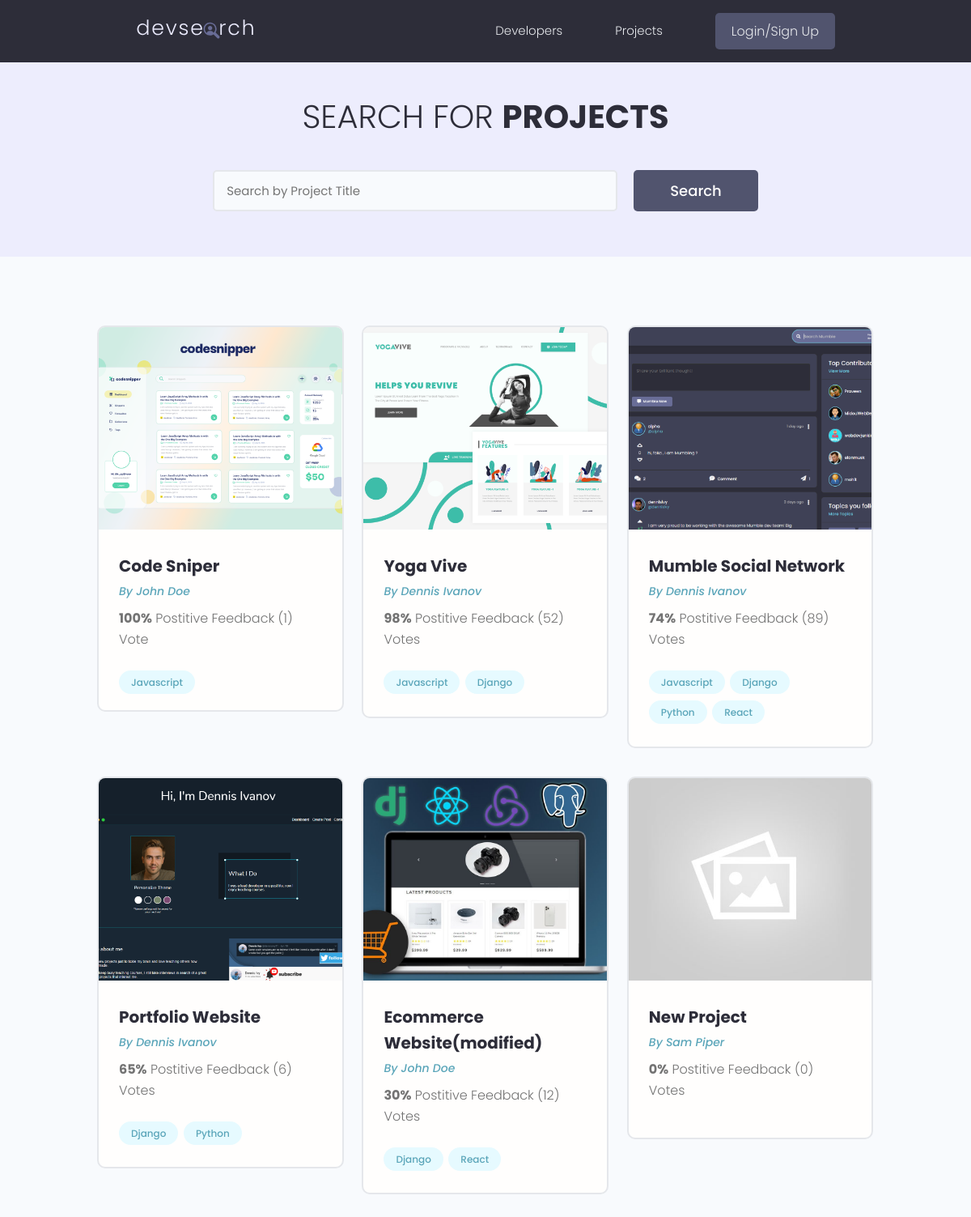
Before: /projects/?page=2 with the older database file.
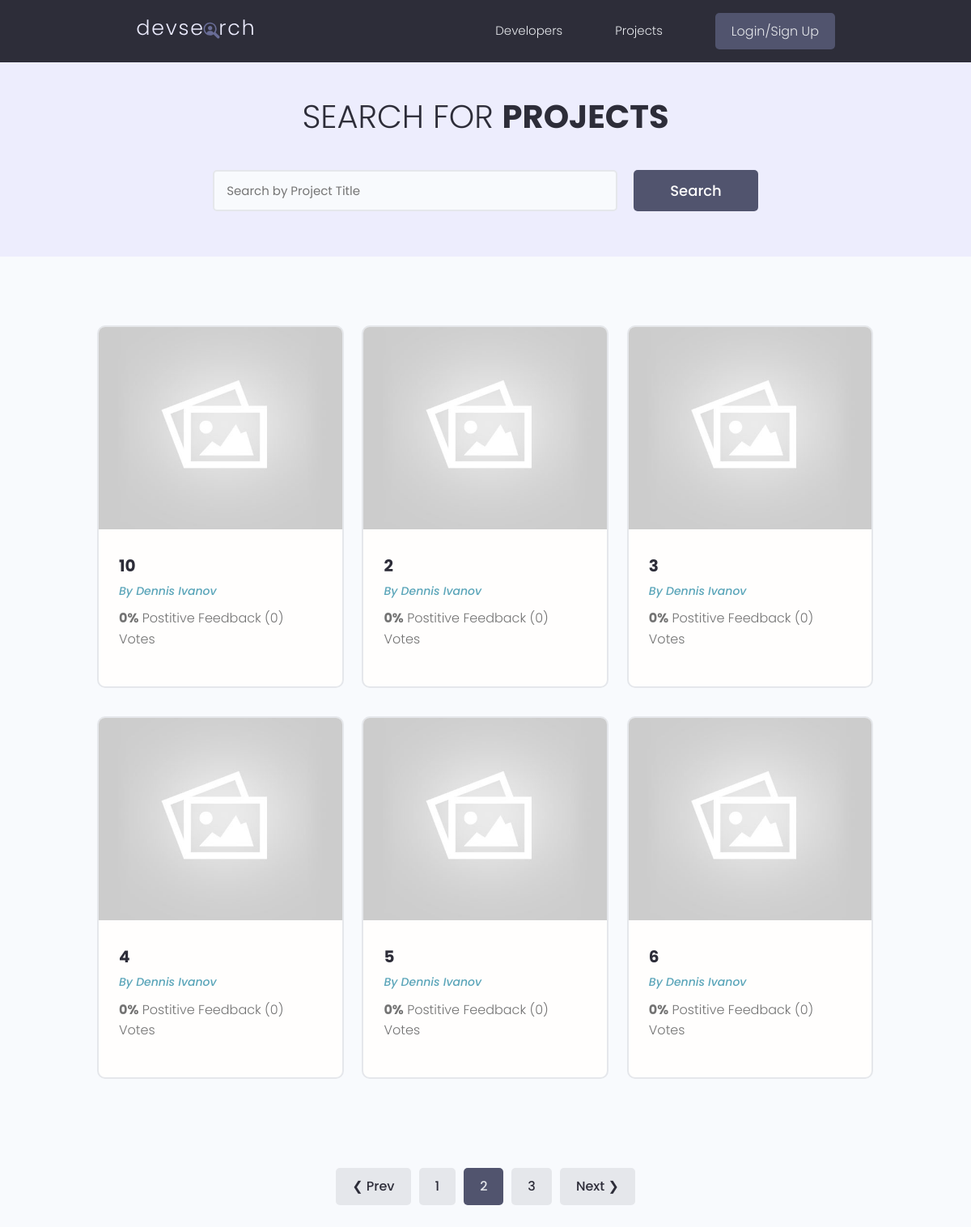
After: the same page with the newer database file.
### projects/models.py (models this page shows, shortened)
class Project(models.Model):
    owner = models.ForeignKey(
        Profile, null=True, blank=True, on_delete=models.SET_NULL)
    title = models.CharField(max_length=200)
    description = models.TextField(null=True, blank=True)
    featured_image = models.ImageField(
        null=True, blank=True, default="default.jpg")
    demo_link = models.CharField(max_length=2000, null=True, blank=True)
    source_link = models.CharField(max_length=2000, null=True, blank=True)
    tags = models.ManyToManyField('Tag', blank=True)
    vote_total = models.IntegerField(default=0, null=True, blank=True)
    vote_ratio = models.IntegerField(default=0, null=True, blank=True)
    created = models.DateTimeField(auto_now_add=True)
    id = models.UUIDField(default=uuid.uuid4, unique=True, primary_key=True, editable=False)
    class Meta:
        ordering = ['-vote_ratio', '-vote_total', 'title']

class Tag(models.Model):
    name = models.CharField(max_length=200)
    created = models.DateTimeField(auto_now_add=True)
    id = models.UUIDField(default=uuid.uuid4, unique=True, primary_key=True, editable=False)
    def __str__(self):
        return self.name

### users/models.py (models this page shows, shortened)
class Profile(models.Model):
    user = models.OneToOneField(User, on_delete=models.CASCADE, null=True, blank=True)
    name = models.CharField(max_length=200, blank=True, null=True)
    email = models.EmailField(max_length=500, blank=True, null=True)
    username = models.CharField(max_length=200, blank=True, null=True)
    location = models.CharField(max_length=200, blank=True, null=True)
    short_intro = models.CharField(max_length=200, blank=True, null=True)
    bio = models.TextField(blank=True, null=True)
    profile_image = models.ImageField(blank=True, null=True, upload_to='profiles/',
    default="profiles/user-default.png")
    social_github = models.CharField(max_length=200, blank=True, null=True)
    social_twitter = models.CharField(max_length=200, blank=True, null=True)
    social_linkedin = models.CharField(max_length=200, blank=True, null=True)
    social_youtube = models.CharField(max_length=200, blank=True, null=True)
    social_website = models.CharField(max_length=200, blank=True, null=True)
    created = models.DateTimeField(auto_now_add=True)
    id = models.UUIDField(default=uuid.uuid4, unique=True, primary_key=True, editable=False)

### projects/views.py (the view)
# urls.py: path('projects/', include('projects.urls')),
def projects(request):
    projects, search_query = searchProjects(request)
    custom_range, projects = paginateProjects(request, projects, 6)
    context = {'projects': projects, 'search_query': search_query,
               'custom_range': custom_range}
    return render(request, 'projects/projects.html', context)

### projects/utils.py (called while the page is built)
def paginateProjects(request, projects, results):
        page = request.GET.get('page')
        paginator = Paginator(projects, results)
        try:
            projects = paginator.page(page)
        except PageNotAnInteger:
            page = 1
            projects = paginator.page(page)
        except EmptyPage:
            page = paginator.num_pages
            projects = paginator.page(page)
        leftIndex = (int(page) - 5)
        if leftIndex < 1:
            leftIndex = 1
        rightIndex = (int(page) + 5)
        if rightIndex > paginator.num_pages:
            rightIndex = paginator.num_pages + 1
        custom_range = range(leftIndex, rightIndex)
        return custom_range, projects

def searchProjects(request):
    search_query = ''
    if request.GET.get('search_query'):
        search_query = request.GET.get('search_query')
    tags = Tag.objects.filter(name__icontains=search_query)
    projects = Project.objects.distinct().filter(
        Q(title__icontains=search_query) |
        Q(description__icontains=search_query) |
        Q(owner__name__icontains=search_query) |
        Q(tags__in=tags)
    )
    return projects, search_query

### projects/templates/projects/projects.html (shortened to what this page needs)
{% extends 'main.html' %}
{% block content %}
<main class="projects">
    <section class="hero-section text-center">
        <div class="container container--narrow">
            <div class="hero-section__box">
                <h2>Search for <span>Projects</span></h2>
            </div>
            <div class="hero-section__search">
                <form id="searchForm" class="form" action="{% url 'projects' %}" method="get">
                    <div class="form__field">
                        <input class="input input--text" id="formInput#search" type="text" name="search_query"
                        value="{{ search_query }}" placeholder="Search by Project Title" />
                    </div>
                    <input class="btn btn--sub btn--lg" type="submit" value="Search" />
                </form>
            </div>
        </div>
    </section>
    <section class="projectsList">
        <div class="container">
            <div class="grid grid--three">
                {% for project in projects %}
                <div class="column">
                    <div class="card project">
                        <a href="{% url 'project' project.id %}" class="project">
                            <img class="project__thumbnail" src="{{ project.featured_image.url }}" alt="project thumbnail" />
                            <div class="card__body">
                                <h3 class="project__title">{{project.title}}</h3>
                                <p><a class="project__author" href="{% url 'user-profile' project.owner.id %}">By {{project.owner.name}}</a></p>
                                <p class="project--rating">
                                    <span style="font-weight: bold;">{{project.vote_ratio}}%</span> Postitive
                                    Feedback ({{ project.vote_total }}) Vote{{ project.vote_total|pluralize:"s"}}
                                </p>
                                <div class="project__tags">
                                    {% for tag in project.tags.all %}
                                    <span class="tag tag--pill tag--main">
                                        <small>{{ tag }}</small>
                                    </span>
                                    {% endfor %}
                                </div>
                            </div>
                        </a>
                    </div>
                </div>
                {% endfor %}
            </div>
        </div>
    </section>
    {% include 'pagination.html' with queryset=projects custom_range=custom_range %}
</main>
{% endblock content %}

Changed rows visible on the page:
no longer on this page (row unchanged): Project: featured_image (picture), title "Code Sniper", owner.name "John Doe", vote_ratio "100", vote_total "1"
no longer on this page (row unchanged): Tag: name "Javascript"
no longer on this page (row unchanged): Project: featured_image (picture), title "Yoga Vive", owner.name "Dennis Ivanov", vote_ratio "98", vote_total "52"
no longer on this page (row unchanged): Tag: name "Django"
no longer on this page (row unchanged): Project: featured_image (picture), title "Mumble Social Network", owner.name "Dennis Ivanov", vote_ratio "74", vote_total "89"
no longer on this page (row unchanged): Tag: name "Python"
no longer on this page (row unchanged): Tag: name "React"
no longer on this page (row unchanged): Project: featured_image (picture), title "Portfolio Website", owner.name "Dennis Ivanov", vote_ratio "65", vote_total "6"
no longer on this page (row unchanged): Project: featured_image (picture), title "Ecommerce Website(modified)", owner.name "John Doe", vote_ratio "30", vote_total "12"
removed Project: featured_image (placeholder picture), title "New Project", owner.name "Sam Piper", vote_ratio "0", vote_total "0"
added Project: featured_image (placeholder picture), title "10", owner.name "Dennis Ivanov", vote_ratio "0", vote_total "0"
added Project: featured_image (placeholder picture), title "2", owner.name "Dennis Ivanov", vote_ratio "0", vote_total "0"
added Project: featured_image (placeholder picture), title "3", owner.name "Dennis Ivanov", vote_ratio "0", vote_total "0"
added Project: featured_image (placeholder picture), title "4", owner.name "Dennis Ivanov", vote_ratio "0", vote_total "0"
added Project: featured_image (placeholder picture), title "5", owner.name "Dennis Ivanov", vote_ratio "0", vote_total "0"
added Project: featured_image (placeholder picture), title "6", owner.name "Dennis Ivanov", vote_ratio "0", vote_total "0"
Other visible differences:
text now shown: "❮ Prev Next ❯"
new list line: "1"
new list line: "2"
new list line: "3"
